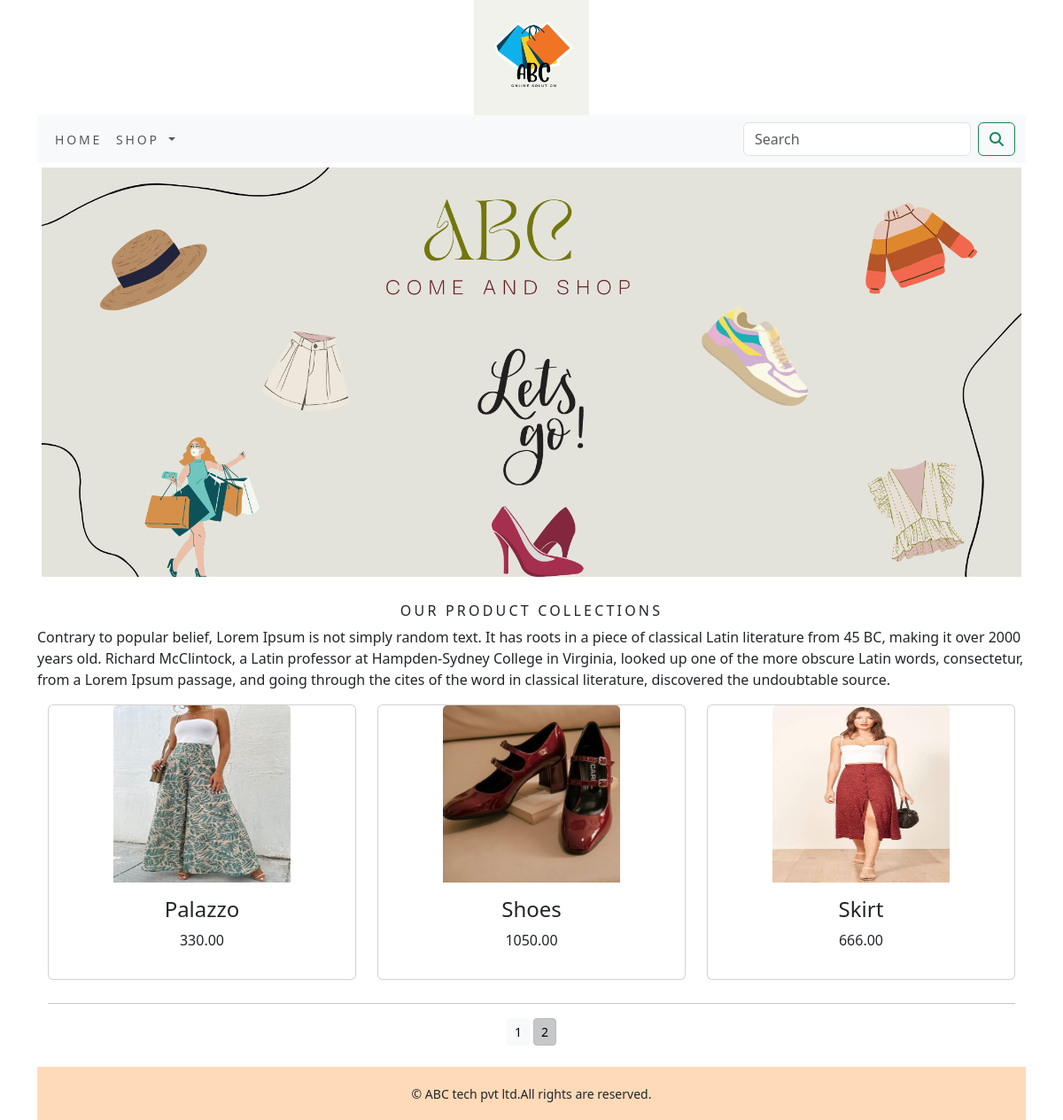
Page /ecommerceapp?page=2 on the committed database.
### ecommerceapp/models.py (models this page shows, shortened)
class Product(models.Model):
    name = models.CharField(max_length=250, unique=True)
    slug = models.SlugField(max_length=250, unique=True)
    description = models.TextField()
    price = models.DecimalField(max_digits=10, decimal_places=2)
    category = models.ForeignKey('Category',on_delete=models.CASCADE)
    image = models.ImageField(upload_to='product', blank=True)
    stock = models.IntegerField()
    available = models.BooleanField(default=True)
    created = models.DateTimeField(auto_now_add=True)
    updated = models.DateTimeField(auto_now=True)
    class Meta:
        ordering = ('name',)
        verbose_name = 'product'
        verbose_name_plural = 'products'
    def get_url(self):
        return reverse('ecommerceapp:prodCatdetail',args=[self.category.slug,self.slug])

### ecommerceapp/views.py (the view)
# urls.py: path('',views.allProdCat,name='allProdCat'),
def allProdCat(request, c_slug=None):
    c_page = None
    products_list = None
    if c_slug is not None:
        c_page = get_object_or_404(Category, slug=c_slug)
        products_list = Product.objects.filter(category=c_page, available=True)
    else:
        products_list = Product.objects.filter(available=True)
    paginator=Paginator(products_list,6)
    try:
        page=int(request.GET.get('page','1'))
    except:
        page=1
    try:
        products=paginator.page(page)
    except(EmptyPage,InvalidPage):
        products=paginator.page(paginator.num_pages)
    return render(request, "category.html", {'category': c_page, 'products': products})

### cart/context_processors.py (called while the page is built)
def counter(request):
    item_count=0
    if 'admin' in request.path:
        return {}
    else:
        try:
            cart=Cart.objects.filter(cart_id=_cart_id(request))
            cart_items=CartItem.objects.all().filter(cart=cart[:1])
            for cart_item in cart_items:
                item_count += cart_item.quantity
        except Cart.DoesNotExist:
            item_count =0
        return dict(item_count=item_count)

### cart/views.py (called while the page is built)
def _cart_id(request):
    cart = request.session.session_key
    if not cart:
        cart = request.session.create()
    return cart

### ecommerceapp/context_processors.py (called while the page is built)
def menu_links(request):
    links=Category.objects.all()
    return dict(links=links)

### ecommerceapp/models.py (called while the page is built)
    def get_url(self):
        return reverse('ecommerceapp:products_by_category',args=[self.slug])

### templates/category.html (shortened to what this page needs)
{% extends 'base.html' %}
{% load static %}
{% block content %}
    <div class="mx_auto">
        {% if category %}
        <img class="my_image" src="{{category.image.url}}" alt="{{category.name}}">
    </div>
        <br>
    <div>
        <h1 class="text-center my_title">{{category.name}}</h1>
        <p class="text-justify">{{category.description}}</p>
    </div>
        {% else %}
    <div>
        <img class="my_image my_image_padding" src="{% static 'img/banner.png' %}" alt="Our Products" width="1250px;" >
    </div>
        <br>
    <div>
        <h1 class="text-center my_title">Our Product Collections</h1>
        <p class="text-justify">Contrary to popular belief, Lorem Ipsum is not simply random text. It has roots in a piece of classical Latin literature from 45 BC, making it over 2000 years old. Richard McClintock, a Latin professor at Hampden-Sydney College in Virginia, looked up one of the more obscure Latin words, consectetur, from a Lorem Ipsum passage, and going through the cites of the word in classical literature, discovered the undoubtable source.</p>
    </div>
    {% endif %}
<div class="container">
    <div class="row mx_auto">
    {% for product in products.object_list %}
        <div class="my_bottom_margin col-12 col-sm-6 col-md-4 col-lg-4">
            <div class="card text-center" style="min-width:18rem;">
                <a href="{{ product.get_url }}"><img class="card-img-top my_image" src="{{product.image.url}}" style="width:200px;height:200px; alt="{{product.name}}"></a>
                <div class="card-body">
                    <h4>{{ product.name }}</h4>
                    <p>{{ product.price }}</p>
                </div>
            </div>
        </div>
    {% endfor %}
    </div>
    <div class="mx_auto">
        {% if products.paginator.num_pages > 1 %}
        <hr>
        <div class="text-center">
            {% for pg in products.paginator.page_range %}
                <a href="?page={{pg}}" class="btn btn-light btn-sm {% if products.number == pg %}active{% endif %}">{{ pg }}</a>
            {% endfor %}
        </div>
        {% endif %}
    </div>
    <br>
</div>
{% endblock %}

### static/css/custom.css (style rules this page uses)
body { font-family: 'Noto Sans', sans-serif; }
.my_image { width:100%; height:auto; }
.my_title { font-size:16px; text-transform:uppercase; letter-spacing:.2em; }
.my_image_padding { padding:5px; }
.my_bottom_margin { margin-bottom:10px; }

### rows in the picture
Product: image (picture), name "Palazzo", price "330.00"
Product: image (picture), name "Shoes", price "1050.00"
Product: image (picture), name "Skirt", price "666.00"

### other values in the picture
{{ pg }} "1" "2"
